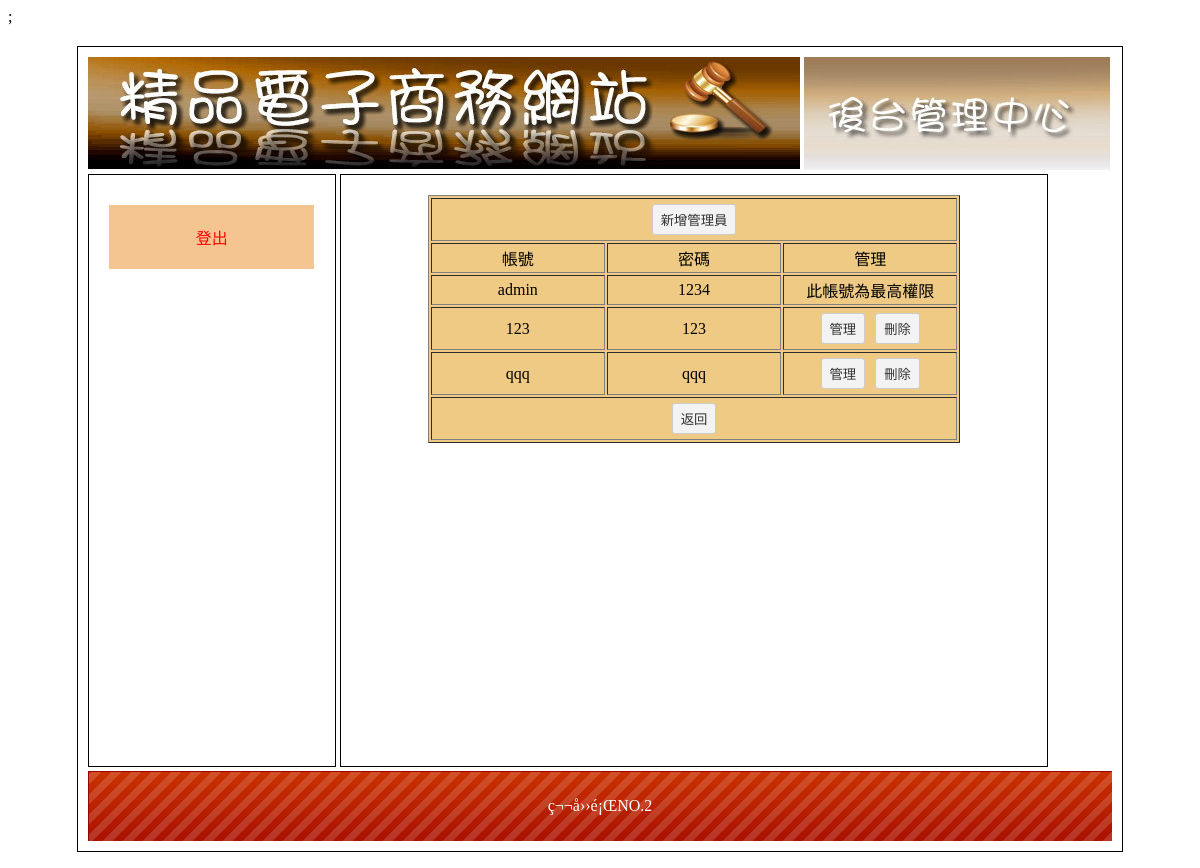
The app's page /admin.php, older data.
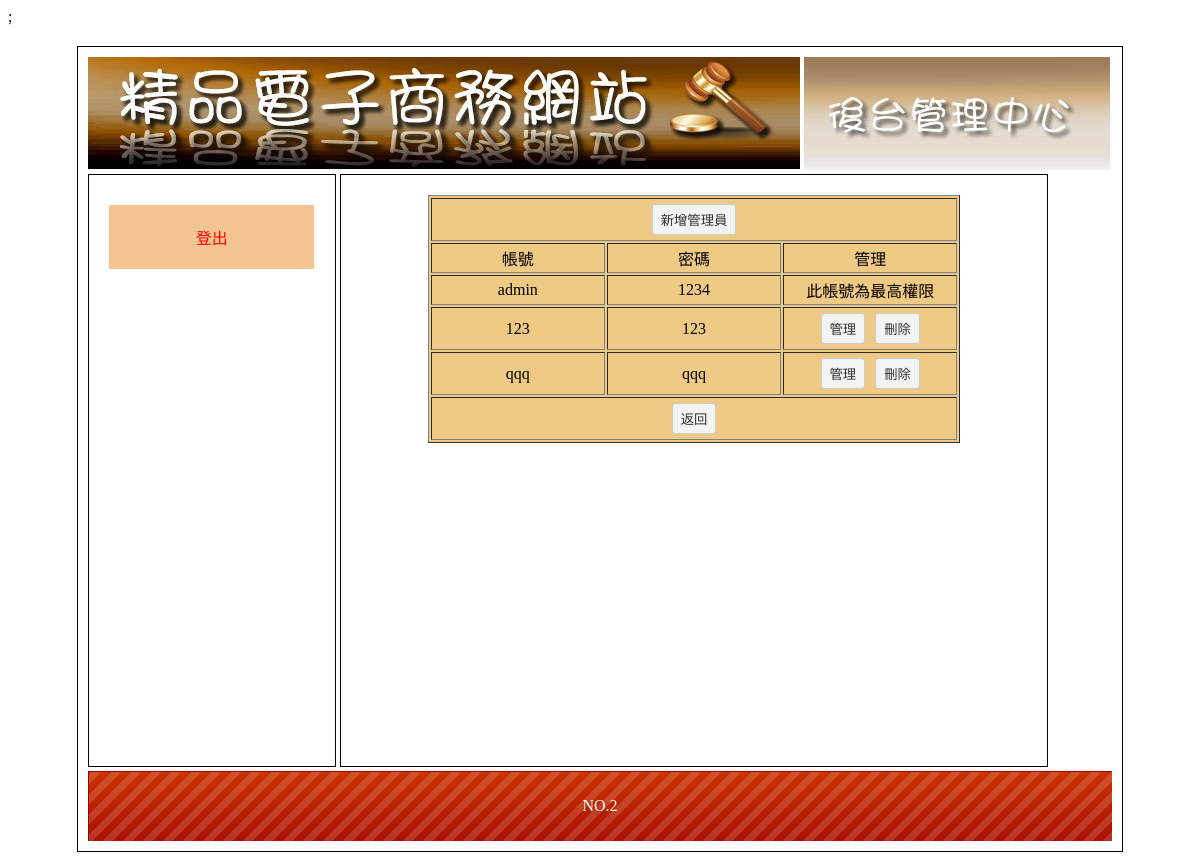
The same page, newer data.
### tables this page shows
CREATE TABLE `member` (
  `member_seq` int(10) UNSIGNED NOT NULL,
  `member_acc` text NOT NULL,
  `member_pw` text NOT NULL,
  `member_lv1` int(2) NOT NULL,
  `member_lv2` int(2) NOT NULL,
  `member_lv3` int(2) NOT NULL,
  `member_lv4` int(2) NOT NULL,
  `member_lv5` int(2) NOT NULL
);

CREATE TABLE `bot` (
  `bot_seq` int(10) UNSIGNED NOT NULL,
  `bot_txt` text NOT NULL
);

### a_admin.php (the view, shortened to what this page needs)
<?php if(empty($_GET["seq"])){
    $sql = "select * from member";
    $c1  = mysqli_query($link,$sql);
    $c2  = mysqli_fetch_assoc($c1);
     ?>
<table width="80%" border="-" align="center" cellpadding="2" cellspacing="2" class="pp">
  <tr>
    <td colspan="3" align="center" valign="middle"><input type="button" value="新增管理員" onclick="document.location.href='admin.php?do=admin&redo=adminadd'"></td>
  </tr>
  <tr>
    <td width="30%" align="center" valign="middle">帳號</td>
    <td width="30%" align="center" valign="middle">密碼</td>
    <td width="30%" align="center" valign="middle">管理</td>
  </tr>
  <?php do{  ?>
  <tr>
    <td width="30%" align="center" valign="middle"><?=$c2["member_acc"]?></td>
    <td width="30%" align="center" valign="middle"><?=$c2["member_pw"]?></td>
    <td width="30%" align="center" valign="middle">
        <?php if($c2["member_acc"] == "admin"){ echo "此帳號為最高權限"; }else{ ?>
        <input type="button" value="管理" onclick="document.location.href='admin.php?do=admin&redo=admin&seq=<?=$c2["member_seq"]?>'" >
        <input type="button" value="刪除" onclick="document.location.href='delete_api.php?table=member&seq=<?=$c2["member_seq"]?>'" >
        <?php } ?>
    </td>
  </tr>
        <?php }while($c2  = mysqli_fetch_assoc($c1)) ?>
        <tr>
    <td colspan="3" align="center" valign="middle"><input type="button" value="返回" onclick="document.location.href='index.php'"></td>
  </tr>
</table>
<?php } ?>

### admin.php (shortened to what this page needs)
<!DOCTYPE html PUBLIC "-//W3C//DTD XHTML 1.0 Transitional//EN" "http://www.w3.org/TR/xhtml1/DTD/xhtml1-transitional.dtd">
<?php
include_once("head.php");
?>
<body>
	<div id="main" style="width:1024px;">
    	<div id="top">
        	<a href="index.php">
            	<img src="./Manage Page_files/0416.jpg">
            </a>
                            <img src="./Manage Page_files/0417.jpg">
				   </div>
        <div id="left" class="ct">
        	<div style="min-height:400px;">
            	        	<a href="?do=admin&redo=logout" style="color:#f00;">登出</a>
                    </div>
                    </div>
        <div id="right">
			<?php include_once($relist[$redo]); ?>
					</div>
					<?php
					$sql = "select * from bot";
					$c1  = mysqli_query($link,$sql);
					$c2  = mysqli_fetch_assoc($c1);
					?>
	<div  style="line-height:70px; color:#FFF; background:url(icon/bot.png);" class="ct">
        <?=$c2["bot_txt"]?>   </div>
    </div>
</body></html>

### head.php (shortened to what this page needs)
<html xmlns="http://www.w3.org/1999/xhtml"><head><meta http-equiv="Content-Type" content="text/html; charset=UTF-8">
<link href="./home_files/css.css" rel="stylesheet" type="text/css">
</head>

### home_files/css.css (style rules this page uses)
body { font-family:"微軟正黑體"; }
#main { width:1034px; padding:10px; margin:20px auto 20px auto; border:#000 solid 1px; min-height:768px; }
#top a { color:#CE631C; text-decoration:none; }
#left { display:inline-block; width:20%; padding:2%; min-height:550px; vertical-align:top; border:#000 1px solid; }
#left a { display:block; padding:20px 5px 20px 5px; text-decoration:none; background:#F4C591; margin:10px auto 10px auto; color:#65350A; }
.ct { text-align:center; }
#right { display:inline-block; width:65%; padding:2%; min-height:550px; border:#000 1px solid; }
.pp { background:#EFCA85; }
.pp td { background:#EFCA85; }
input[type=text],input[type=password],input[type=submit],button,.button,input[type=reset],input[type=button],select，textarea,input[type=number] { background:#F3F3F3; border:#CCC 1px solid; border-radius:3px; padding:5px 8px 5px 8px; text-decoration:none; margin:3px; color:#333; }

Row changes from the older to the newer data that the page shows:
changed bot: bot_txt "ç¬¬å››é¡ŒNO.2" → "NO.2"
